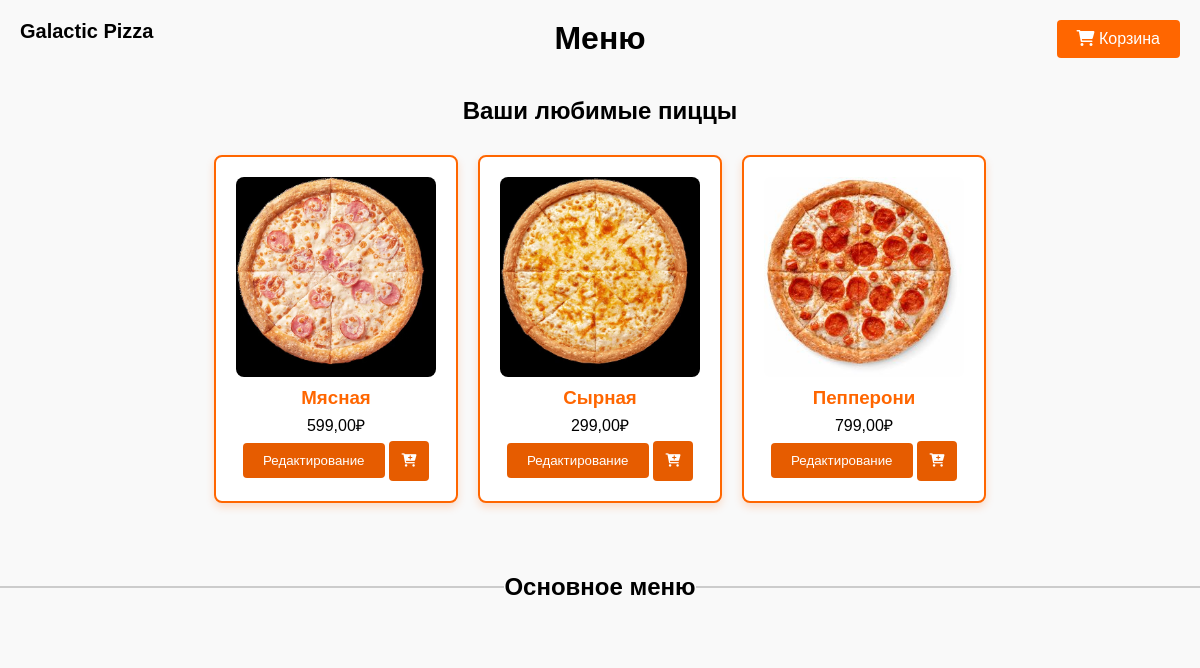
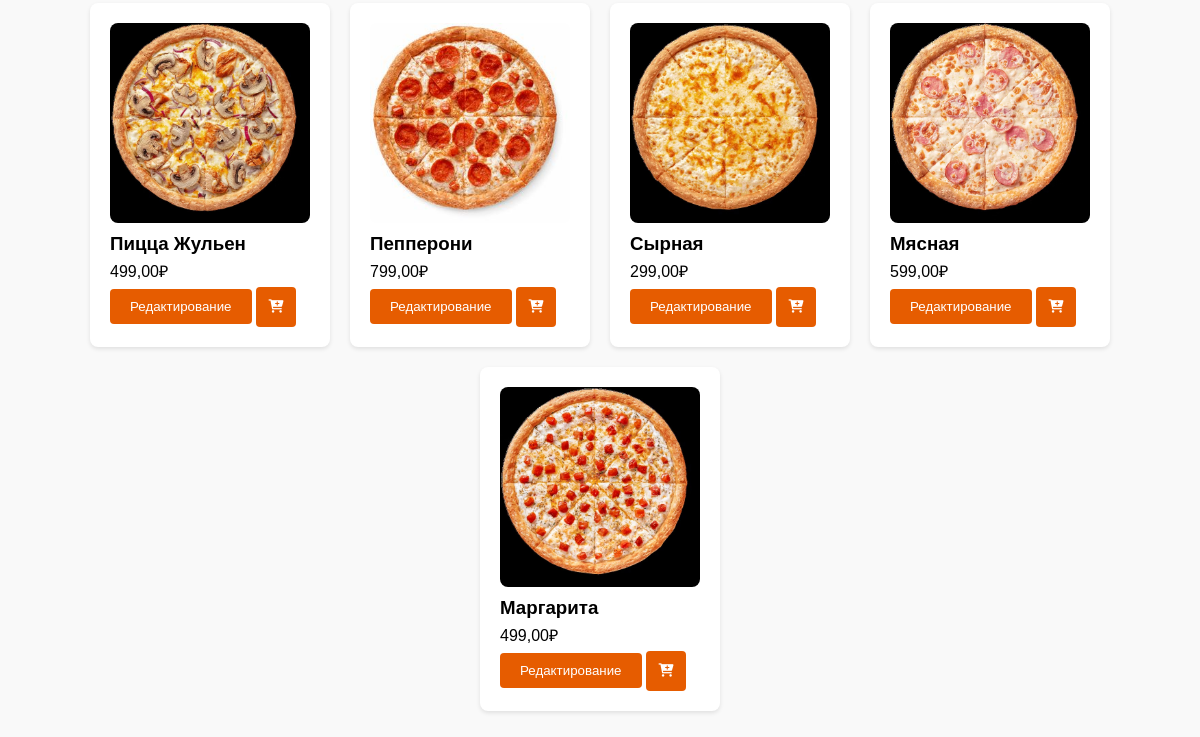
The page /pizza/ (signed in) on the database as committed earlier (2 pictures, top to bottom).
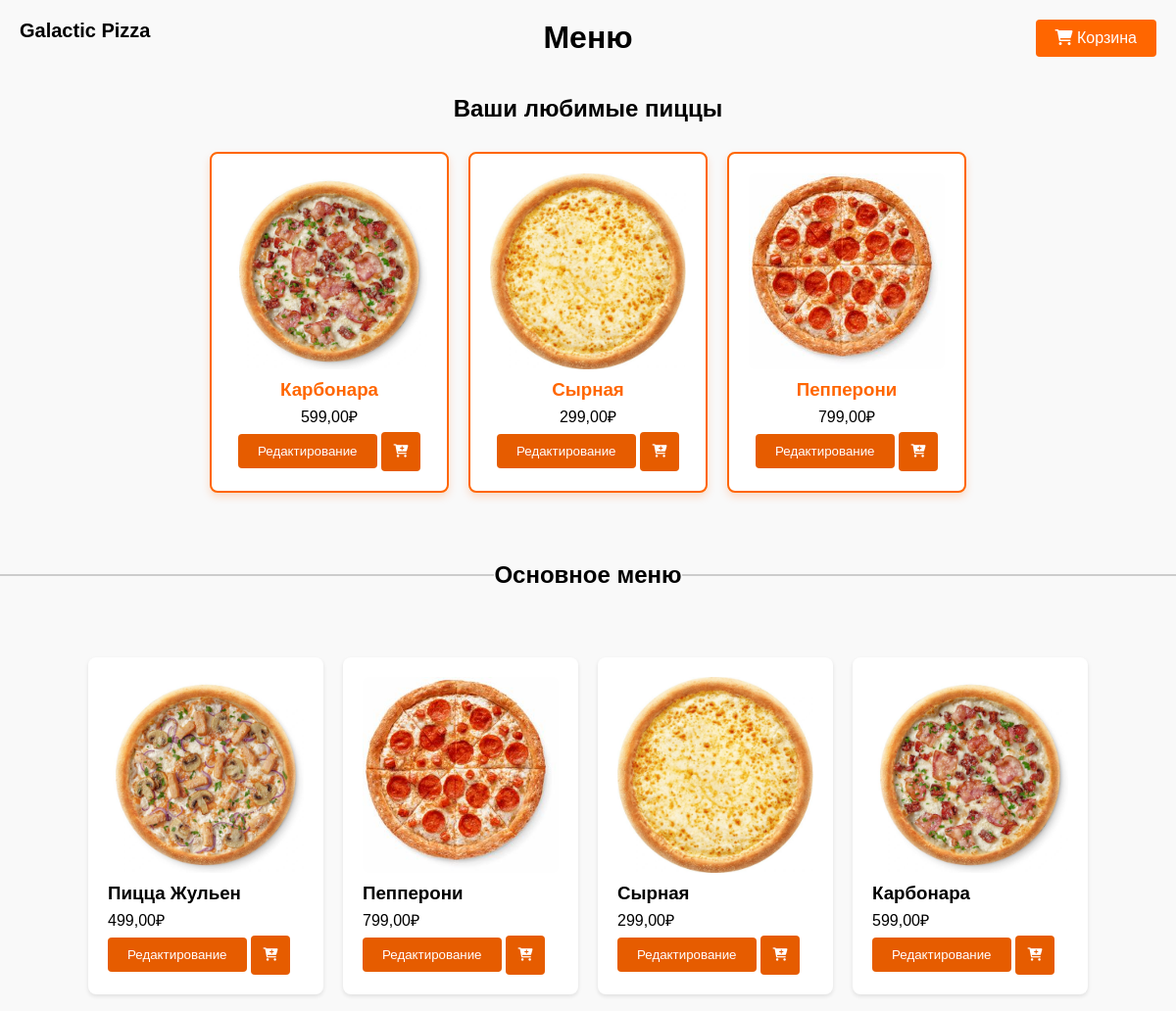
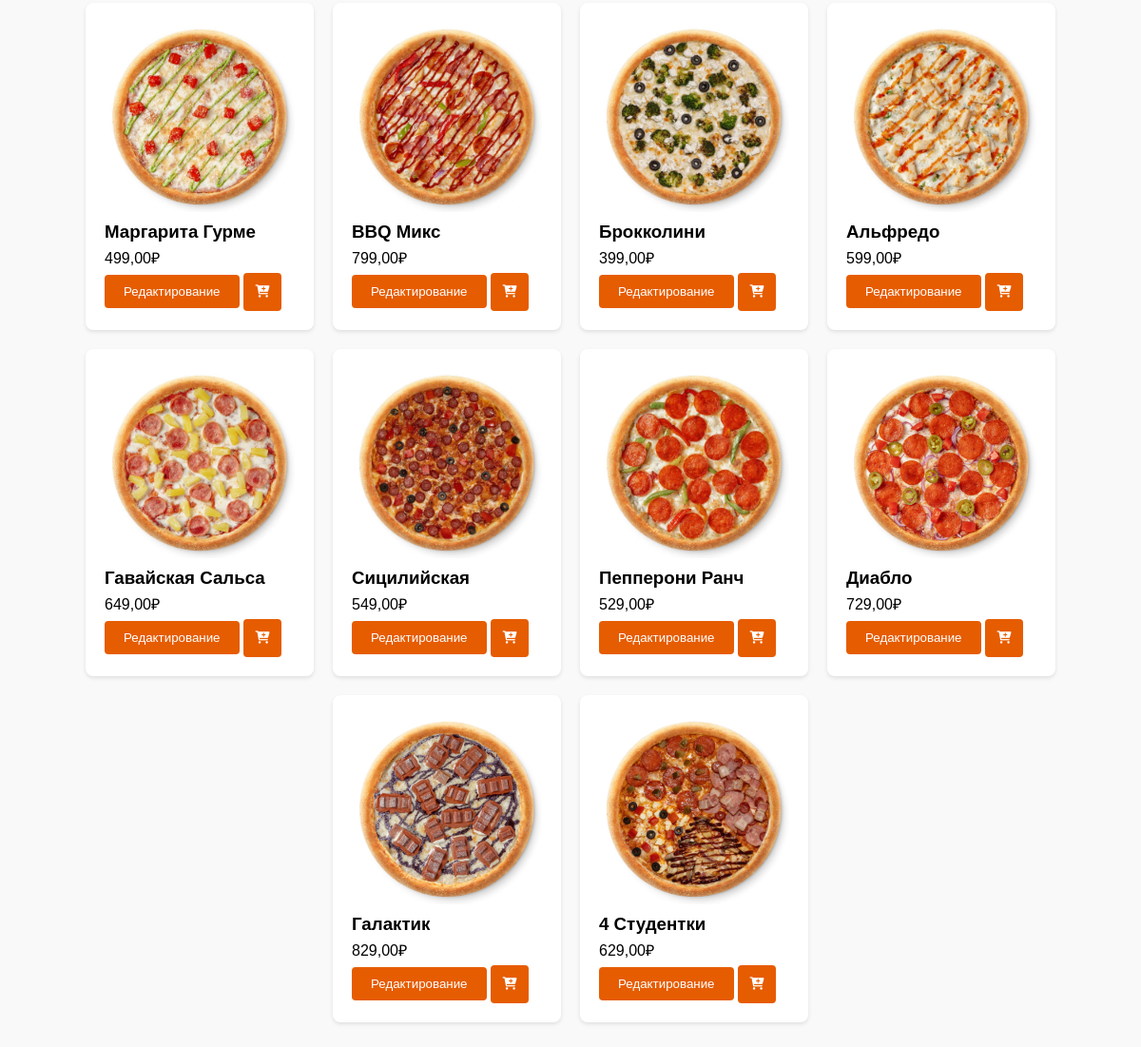
The same page on the database as committed later (2 pictures, top to bottom).
### main/models.py (models this page shows, shortened)
class Pizza(models.Model):
    name = models.CharField(max_length=100, verbose_name='Название')
    image = models.ImageField(upload_to='pizza_images', verbose_name='Изображение')
    price = models.DecimalField(max_digits=6, decimal_places=2, verbose_name='Цена')
    description = models.TextField(verbose_name='Описание', default='Описание пиццы')
    ingredients = models.ManyToManyField('Ingredient', blank=True, verbose_name='Ингредиенты')
    class Meta:
        verbose_name = 'Пицца'
        verbose_name_plural = 'Пиццы'

### main/views.py (the view)
# urls.py: path('pizza/', views.pizza_list, name='pizza_list'),
@login_required
def pizza_list(request):
    pizzas = Pizza.objects.all()
    ingredients = Ingredient.objects.all()
    user = request.user
    pizza_counts = (
        OrderItem.objects.filter(order__user=user)
        .values('pizza')
        .annotate(pizza_count=Count('pizza'))
        .order_by('-pizza_count')[:4]
    )
    favorite_pizzas = [Pizza.objects.get(pk=pizza['pizza']) for pizza in pizza_counts]
    return render(request, 'main/pizza.html', {
        'pizzas': pizzas,
        'ingredients': ingredients,
        'favorite_pizzas': favorite_pizzas
    })

### main/templates/main/pizza.html (shortened to what this page needs)
{% load static %}
<!DOCTYPE html>
<html lang="en">
<head>
    <link rel="stylesheet" href="{% static 'main/css/pizza.css' %}">
    <link rel="stylesheet" href="https://cdnjs.cloudflare.com/ajax/libs/font-awesome/6.0.0-beta3/css/all.min.css">
</head>
<body>
    <a href="/" class="pref">Galactic Pizza</a>
    <h1>Меню</h1>
    {% if favorite_pizzas %}
        <div class="favorite-pizzas-section">
            <h2>Ваши любимые пиццы</h2>
            <ul class="favorite-pizzas-list">
                {% for pizza in favorite_pizzas %}
                    <li class="favorite-pizza-item">
                        <img src="{{ pizza.image.url }}" alt="{{ pizza.name }}" class="pizza-image">
                        <div>
                            <h3>{{ pizza.name }}</h3>
                            <p>{{ pizza.price }}₽</p>
                            <button class="edit-btn" data-id="{{ pizza.id }}" data-name="{{ pizza.name }}" data-price="{{ pizza.price }}" data-image="{{ pizza.image.url }}" data-description="{{ pizza.description }}">Редактирование</button>
                            <button class="add-to-cart-btn" type="button" data-id="{{ pizza.id }}">
                                <i class="fas fa-cart-plus"></i>
                                <span class="cart-animation"></span>
                            </button>
                        </div>
                    </li>
                {% endfor %}
            </ul>
        </div>
    {% endif %}
    <div class="separator">
        <h2>Основное меню</h2>
    </div>
    <div class="pizza-container">
        <ul class="pizza-list">
            {% for pizza in pizzas %}
                <li class="pizza-item">
                    <img src="{{ pizza.image.url }}" alt="{{ pizza.name }}" class="pizza-image">
                    <div>
                        <h3>{{ pizza.name }}</h3>
                        <p>{{ pizza.price }}₽</p>
                        <button class="edit-btn" data-id="{{ pizza.id }}" data-name="{{ pizza.name }}" data-price="{{ pizza.price }}" data-image="{{ pizza.image.url }}" data-description="{{ pizza.description }}">Редактирование</button>
                        <button class="add-to-cart-btn" type="button" data-id="{{ pizza.id }}">
                            <i class="fas fa-cart-plus"></i>
                            <span class="cart-animation"></span>
                        </button>
                    </div>
                </li>
            {% endfor %}
        </ul>
    </div>
    <a href="{% url 'go_to_cart' %}" class="cart-btn"><i class="fas fa-shopping-cart"></i> Корзина</a>
</body>
</html>

Rows that differ between the two databases and show on the page:
changed Pizza: image: a different picture; name "Мясная" → "Карбонара"
changed Pizza "Сырная": image: a different picture
changed Pizza "Пицца Жульен": image: a different picture
changed Pizza: image: a different picture; name "Маргарита" → "Маргарита Гурме"
added Pizza: image (picture), name "BBQ Микс", price "799,00", shown under "Основное меню"
added Pizza: image (picture), name "Брокколини", price "399,00", shown under "Основное меню"
added Pizza: image (picture), name "Альфредо", price "599,00", shown under "Основное меню"
added Pizza: image (picture), name "Гавайская Сальса", price "649,00", shown under "Основное меню"
added Pizza: image (picture), name "Сицилийская", price "549,00", shown under "Основное меню"
added Pizza: image (picture), name "Пепперони Ранч", price "529,00", shown under "Основное меню"
added Pizza: image (picture), name "Диабло", price "729,00", shown under "Основное меню"
added Pizza: image (picture), name "Галактик", price "829,00", shown under "Основное меню"
added Pizza: image (picture), name "4 Студентки", price "629,00", shown under "Основное меню"
